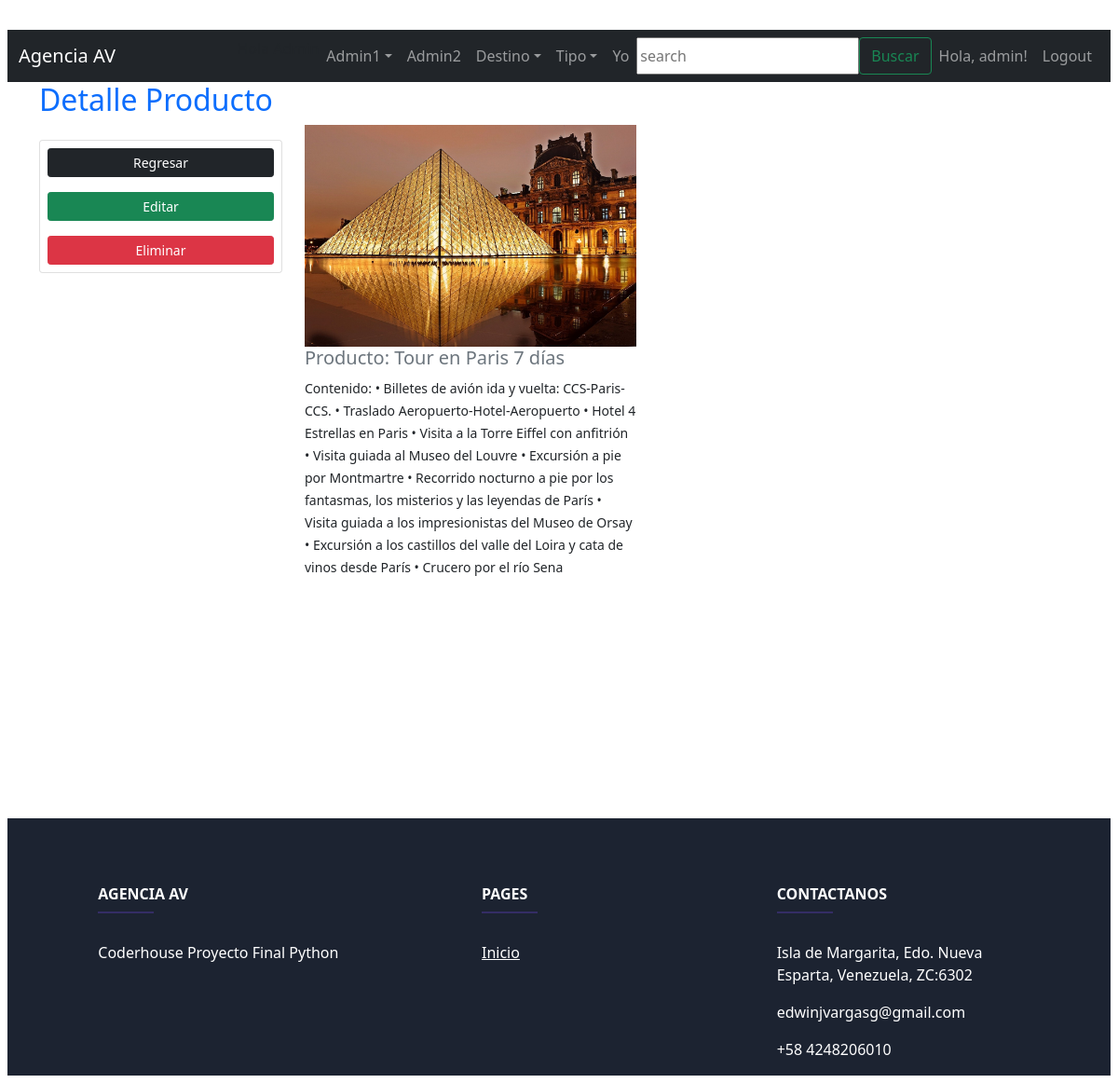
Page /packages/product_read/4/ (signed in) on the committed database.
### apps/packages/models.py (models this page shows, shortened)
class Product(models.Model):
    title = models.CharField(max_length=150)
    content = models.TextField(max_length=2000, blank=True)
    category = models.ForeignKey(Category, on_delete=models.CASCADE)
    classification = models.ForeignKey(Classification, on_delete=models.CASCADE)
    assignee = models.ForeignKey(User, null=True,blank=True, on_delete=models.SET_NULL)
    image = models.ImageField(blank = True, upload_to = 'img/')
    class Meta:
        ordering = ["-title"]
        permissions = (
        ("can_add_data","can add a new data"),
        )

### apps/packages/views.py (the view)
# urls.py: path('product_read/<id>/', product_read, name='product_read'),
@login_required
def product_read(request, id):
    products = Product.objects.get(pk = id)
    context = {'products': products}
    return render(request, 'packages/product_read.html', context)

### apps/packages/templates/packages/product_read.html
{% extends 'base.html' %}
{% load static %}
{% block content %}
<div class="container mb-4">
        <div class="row">
            <div class="col-12">
                <h2 class="font-weight-bold heading text-primary mb-6">Detalle Producto</h2>
            </div>
            <div class="col-md-3 mt-3">
                <div class="card">
                    <a href="{% url 'product_list' %}" class="m-2 btn btn-dark btn-sm">Regresar</a>
                    <a href="{% url 'product_update' products.id %}" class="m-2 btn btn-success btn-sm">Editar</a>
                    <a href="{% url 'product_delete' products.id %}" class="m-2 btn btn-danger btn-sm">Eliminar</a>
            </div>
        </div>
            <div class="col-md-4">
                <div style="height: 90vh">
                    <img class="img-fluid text-center" style="max-width: 100%; max-height: 100%" src="{{ products.image.url }}" alt="">
                    <h5 class="text-muted">Producto: {{ products.title }}</h5>
                    <small>Contenido: {{ products.content }}</small><br>
                </div>
            </div>
        </div>
    </div>
{% endblock %}

### templates/base.html (shortened to what this page needs)
<!DOCTYPE html>
<html lang="en">
<head>
    <link href=
"https://cdn.jsdelivr.net/npm/bootstrap@5.0.2/dist/css/bootstrap.min.css"
          rel="stylesheet">
</head>
<body class="m-2">
    <div class="text-center">
        <br>
        <nav class="navbar navbar-expand-lg navbar-dark bg-dark">
            <div class="container-fluid">
                <a class="navbar-brand" href="{% url 'home' %}">Agencia AV</a>
                <div>
                    <ul class="navbar-nav">
                               {% if user.is_authenticated %}
                               <span>Hola {{ request.user.username | title }}</span>
                               <li class="nav-item dropdown"><a class="nav-link dropdown-toggle" href="#" data-bs-toggle="dropdown">Admin1</a>
                                <li class="line-dash"><a class="nav-link" href="{% url 'admin:index' %}">Admin2</a></li>
                                <li class="nav-item dropdown"><a class="nav-link dropdown-toggle" href="#" data-bs-toggle="dropdown">Destino</a>
                                <li class="nav-item dropdown"><a class="nav-link dropdown-toggle" href="#" data-bs-toggle="dropdown">Tipo</a>
                                <li class="line-dash"><a class="nav-link" href="{% url 'about' %}">Yo</a></li>
                               <form class="d-flex" role="search" method="POST" action="{% url 'product_search' %}">
                                  <input class="container-1" type="search" placeholder="search" name="searching">
                                  <button class="btn btn-outline-success" type="submit">Buscar</button>
                                </form>
                               <li class="line-dash"><a class="nav-link" href="{% url 'user_update' %}">Hola, {{ user }}!</a></li>
                               <li class="line-dash"><a class="nav-link" href="{% url 'user_logout' %}">Logout</a></li>
                              </ul>
                            {% endif %}
                </div>
            </div>
        </nav>
    </div>
</body>
<body>
  {% block content %}
  {% endblock %}
</body>
<footer
    class="text-center text-lg-start text-white"
    style="background-color: #1c2331"
    >
<section>
<div style="padding-right:20px;">
</div>
</section>
<section class="">
<div class="container text-md-start mt-5">
  <div class="row mt-3">
    <div class="col-md-3 col-lg-4 col-xl-3 mx-auto mb-4">
      <h6 class="text-uppercase fw-bold">Agencia AV</h6>
      <hr
          class="mb-4 mt-0 d-inline-block mx-auto"
          style="width: 60px; background-color: #7c4dff; height: 2px"
          />
      <p style="text-align:left;">
        Coderhouse Proyecto Final Python
      </p>
    </div>
    <div class="col-md-3 col-lg-2 col-xl-2 mx-auto mb-4 text-left">
      <h6 class="text-uppercase fw-bold">Pages</h6>
      <hr
          class="mb-4 mt-0 d-inline-block mx-auto"
          style="width: 60px; background-color: #7c4dff; height: 2px"
          />
          <div style="text-align:left;">
            <a href="{% url 'home' %}" class="text-white">Inicio</a><br>
          </div>
    </div>
    <div class="col-md-4 col-lg-3 col-xl-3 mx-auto mb-md-0 mb-4 text-left" >
      <h6 class="text-uppercase fw-bold">Contactanos</h6>
      <hr
          class="mb-4 mt-0 d-inline-block mx-auto"
          style="width: 60px; background-color: #7c4dff; height: 2px"
          />
          <div style="text-align:left;">
            <p> Isla de Margarita, Edo. Nueva Esparta, Venezuela, ZC:6302</p>
            <p> edwinjvargasg@gmail.com</p>
            <p> +58 4248206010</p>
          </div>
    </div>
  </div>
</div>
</section>
</footer>
</body>
</html>

### rows in the picture
Product: image (picture), title "Tour en Paris 7 días", content "• Billetes de avión ida y vuelta: CCS-Paris-CCS. • Traslado Aeropuerto-Hotel-Aeropuerto • Hotel 4 Estrellas en Paris • Visita a la Torre Eiffel con anfitrión • Visita guiada al Museo del Louvre • Excursión a pie por Montmartre • Recorrido nocturno a pie por los fantasmas, los misterios y las leyendas de París • Visita guiada a los impresionistas del Museo de Orsay • Excursión a los castillos del valle del Loira y cata de vinos desde París • Crucero por el río Sena"

### other values in the picture
{{ user }} "admin"
